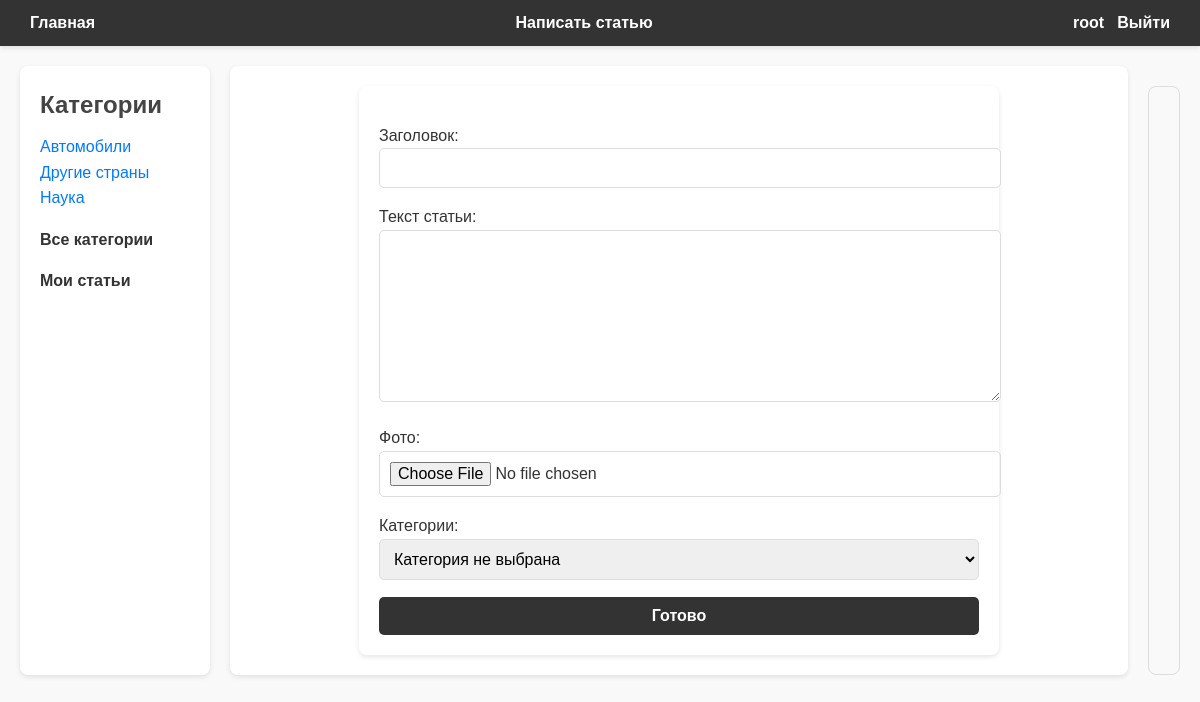
The app's page /addpost/ (signed in) with its own data.
### users/models.py (models this page shows)
class User(AbstractUser):
    photo = models.ImageField(upload_to='users/%Y/%m/%d', blank=True, verbose_name='Фото')

### blog/models.py (models this page shows)
class Category(models.Model):
    name = models.CharField(max_length=32, db_index=True, verbose_name="Категория")
    slug = models.SlugField(max_length=32, unique=True, db_index=True)
    class Meta:
        verbose_name = "Категория"
        verbose_name_plural = "Категории"
    def __str__(self):
        return self.name
    def get_absolute_url(self):
        return reverse('category', kwargs={'cat_slug': self.slug})

### blog/views.py (the view, shortened to what this page needs)
# urls.py: path('addpost/', views.AddPost.as_view(), name="add_post"),
class AddPost(LoginRequiredMixin, CreateView):
    form_class = AddPostForm
    template_name = 'blog/addpage.html'

### blog/forms.py (shortened to what this page needs)
class AddPostForm(forms.ModelForm):
    cat = forms.ModelChoiceField(queryset=Category.objects.all(), empty_label="Категория не выбрана", label="Категории")
    error_messages = {
        'title': {
            'required': 'Пожалуйста, введите название поста.'
        },}
    class Meta:
        model = Post
        fields = ['title', 'content', 'photo', 'cat']

### blog/templatetags/blogtags.py (called while the page is built)
@register.inclusion_tag('blog/list_categories.html')
def show_categories(cat_selected=0):
    cats = Category.objects.annotate(total=Count("posts")).filter(total__gt=0)
    return {'cats': cats, 'cat_selected': cat_selected}

### blog/templates/blog/addpage.html (shortened to what this page needs)
{% extends 'base.html' %}
{% block content %}
<div class="form-container">
    <form method="post" enctype="multipart/form-data">
        <div class="form-group">
            {{ form.as_p }}
        </div>
        <button type="submit" class="submit-btn">Готово</button>
    </form>
</div>
{% endblock %}

### templates/base.html (shortened to what this page needs)
{% load static %}
{% load blogtags %}
<!DOCTYPE html>
<html lang="ru">
<head>
    <link type="text/css" href="{% static "blog/css/styles.css" %}" rel="stylesheet" />
</head>
<body>
    <nav>
        <ul class="menu">
            <li><a href="{% url 'home' %}">Главная</a></li>
            <li><a href="{% url 'add_post' %}">Написать статью</a></li>
            {% if user.is_authenticated %}
            <form id="logoutForm" method="post" action="{% url 'users:logout' %}">
                <li class="last"><a href="{% url 'users:profile' %}">{{ user.username }}</a> | <a href="#" onclick="document.getElementById('logoutForm').submit(); return false;">Выйти</a></li>
            </form>
            {% else %}
                <li class="last"><a href="{% url 'users:login' %}">Войти</a> | <a href="{% url 'users:register' %}">Регистрация</a></li>
            {% endif %}
        </ul>
    </nav>
    <div class="container">
        <div class="sidebar">
            <h2 class="categorymenu">Категории</h2>
            {% show_categories cat_selected %}
        </div>
        <div class="content">
            {% block content %}
            {% endblock %}
        </div>
        <div class="comments">
        </div>
</body>
</html>

### blog/templates/blog/list_categories.html
{% for cat in cats %}
{% if cat.id == cat_selected %}
<li class="selected">{{cat.name}}</li>
{% else %}
<li class="li-categories"><a href="{{ cat.get_absolute_url }}" class="link-categories">{{cat.name}}</a></li>
{% endif %}
{% endfor %}
<p><a href="{% url 'home' %}" class="all-categories">Все категории</a>
</p><a href="{% url 'my_posts'%}" class="my-posts">Мои статьи</a>

### blog/static/blog/css/styles.css (style rules this page uses)
body { font-family: Arial, sans-serif; margin: 0; padding: 0; background-color: #f9f9f9; color: #333; line-height: 1.6; }
h1, h2, h3, h4, h5, h6 { margin: 0 0 10px; color: #444; }
a { text-decoration: none; color: #007BFF; transition: color 0.3s ease; }
nav { background-color: #333; padding: 10px 20px; box-shadow: 0 2px 5px rgba(0, 0, 0, 0.1); }
nav .menu { list-style: none; display: flex; justify-content: space-between; align-items: center; margin: 0; padding: 0; }
nav .menu li { margin: 0 10px; }
nav .menu li a { color: #fff; font-weight: bold; transition: color 0.3s ease; }
.container { display: flex; max-width: 1600px; margin: 20px auto; padding: 0 20px; gap: 20px; }
.sidebar { flex: 1; background-color: #fff; padding: 20px; border-radius: 8px; box-shadow: 0 2px 5px rgba(0, 0, 0, 0.1); max-width: 150px; }
.content { flex: 3; background-color: #fff; padding: 20px; border-radius: 8px; box-shadow: 0 2px 5px rgba(0, 0, 0, 0.1); }
.form-container { max-width: 600px; margin: 0 auto; padding: 20px; background-color: #fff; border-radius: 8px; box-shadow: 0 2px 5px rgba(0, 0, 0, 0.1); }
form { display: flex; flex-direction: column; gap: 1px; }
input, textarea, select, button { width: 100%; padding: 10px; font-size: 1em; border: 1px solid #ddd; border-radius: 5px; transition: border-color 0.3s ease; }
button { background-color: #333; color: #fff; border: none; font-weight: bold; cursor: pointer; transition: background-color 0.3s ease; }
.link-categories { text-decoration: none; color: #007bff; transition: color 0.3s ease, border-bottom 0.3s ease; border-bottom: 2px solid transparent; }
.li-categories { list-style: none; }
.all-categories, .my-posts { text-decoration: none; font-weight: bold; color: #333; }
.content, .list-articles li, .profile, .form-container, .article-panel { word-wrap: break-word; overflow-wrap: break-word; }
* { word-break: break-word; }
.comments { margin-top: 20px; padding: 15px; background-color: #f9f9f9; border: 1px solid #ddd; border-radius: 8px; max-width: 500px; }

### records on screen
User: username "root"
Category: name "Автомобили"
Category: name "Другие страны"
Category: name "Наука"
